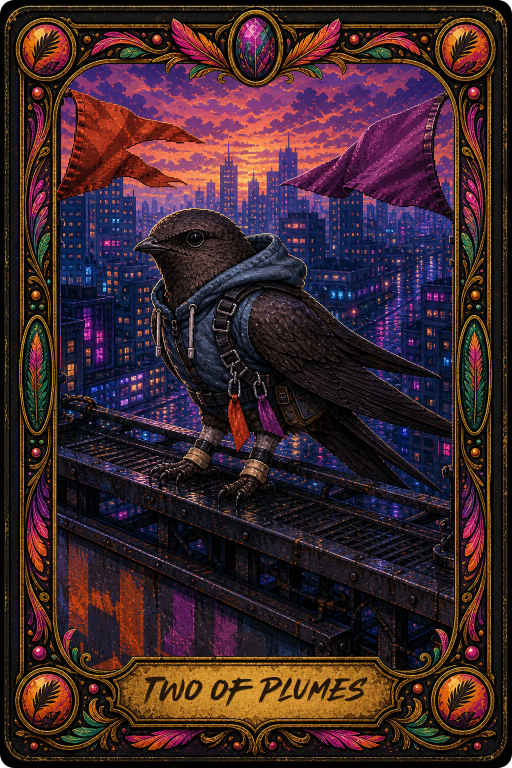
#> input picture assets/concept-art/minor-arcana/plumes/wands_02.png, 1024 x 1536 px (shown at 1/2 size)
$ python -i compose-minor-arcana.py   (imports and definitions only)
#> lines starting #> are read from the running program, lines starting #| are printed output that depends on the picture
#> further down, picture is the input picture: PIL image 1024x1536 RGBA; mean R, G, B, A 60.9, 37.7, 41.7, 254.9
from __future__ import annotations

import argparse
import json
import os
from dataclasses import dataclass
from pathlib import Path

from PIL import Image, ImageDraw, ImageFont


ROOT = Path.cwd()
CANVAS = (1024, 1536)


@dataclass(frozen=True)
class SuitSpec:
    key: str
    name: str
    file: str
    accent: tuple[int, int, int]
    accent2: tuple[int, int, int]
    enamel: tuple[int, int, int]


SUITS = [
    SuitSpec("plumes", "Plumes", "data/cards/arcana/minor-arcana-wands.json", (213, 130, 53), (184, 77, 119), (60, 36, 64)),
    SuitSpec("basins", "Basins", "data/cards/arcana/minor-arcana-cups.json", (74, 167, 165), (143, 185, 211), (23, 56, 74)),
    SuitSpec("quills", "Quills", "data/cards/arcana/minor-arcana-swords.json", (139, 183, 215), (214, 229, 238), (27, 43, 61)),
    SuitSpec("nests", "Nests", "data/cards/arcana/minor-arcana-pentacles.json", (200, 155, 79), (127, 154, 102), (53, 44, 31)),
]

GEOMETRY = {
    "outer": (32, 32, 992, 1504),
    "inner": (58, 58, 966, 1478),
    "trim": (76, 76, 948, 1460),
    "image_window": (104, 164, 920, 1310),
    "title_cartouche": (154, 1310, 870, 1422),
    "title_inner": (174, 1328, 850, 1404),
    "top_medallion": (512, 92, 46),
    "corner_medallions": [(88, 88, 38), (936, 88, 38), (88, 1448, 38), (936, 1448, 38)],
    "side_rails": [(60, 176, 106, 1266), (918, 176, 964, 1266)],
}

ART_OPENING_SEED = (512, 700)
TITLE_VERTICAL_OFFSET = 18

RANK_NAMES = {
    "Ace": "Ace",
    "2": "Two",
    "3": "Three",
    "4": "Four",
    "5": "Five",
    "6": "Six",
    "7": "Seven",
    "8": "Eight",
    "9": "Nine",
    "10": "Ten",
}


def read_json(path: Path) -> dict:
    return json.loads(path.read_text(encoding="utf-8"))


def display_title(card: dict, data: dict, suit: SuitSpec) -> str:
    rank = RANK_NAMES.get(card["rank"], data["courtNaming"].get(card["rank"], card["rank"]))
    return f"{rank} of {suit.name}"


# [26 lines left out: functions card_source_candidates, find_source, fit_to_box, not called in this run]


def apply_card_alpha_mask(image: Image.Image) -> Image.Image:
    scale = 4
    mask = Image.new("L", (CANVAS[0] * scale, CANVAS[1] * scale), 0)
#> mask: PIL image 4096x6144 L; every value is 0
    draw = ImageDraw.Draw(mask)
    draw.rounded_rectangle((0, 0, CANVAS[0] * scale - 1, CANVAS[1] * scale - 1), radius=28 * scale, fill=255)
    mask = mask.resize(CANVAS, Image.Resampling.LANCZOS)
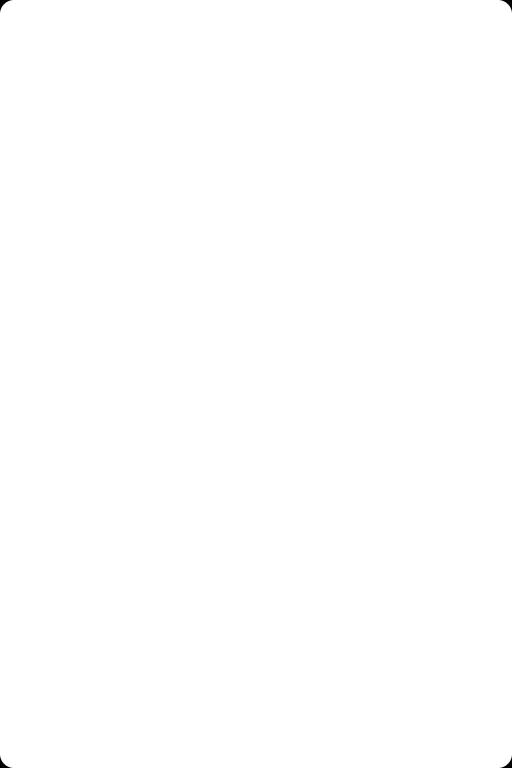
#> mask: PIL image 1024x1536 L (shown at 1/2 size); min 0, max 255, mean 254.9

    out = image.convert("RGBA")
    _, _, _, alpha = out.split()
    out.putalpha(Image.composite(alpha, Image.new("L", CANVAS, 0), mask))
    return out


TEMPLATE_MASK_CACHE: dict[str, Image.Image] = {}


# [45 lines left out: functions template_art_opening_mask, fit_art_under_template, not called in this run]


TITLE_FONT_PATH: Path | None = None


# [29 lines left out: functions resolve_title_font, load_font, title_font, not called in this run]


def draw_rounded(draw: ImageDraw.ImageDraw, box: tuple[int, int, int, int], radius: int, fill=None, outline=None, width: int = 1) -> None:
    draw.rounded_rectangle(box, radius=radius, fill=fill, outline=outline, width=width)


# [171 lines left out: functions draw_medallion, draw_suit_motif, draw_overlay, draw_title, find_template, assert_isolated_art_source and 2 more, not called in this run]


# [2 lines not run here, left out]

>>> from PIL import Image
>>> picture = Image.open('../assets/concept-art/minor-arcana/plumes/wands_02.png')
>>> result = apply_card_alpha_mask(picture)
